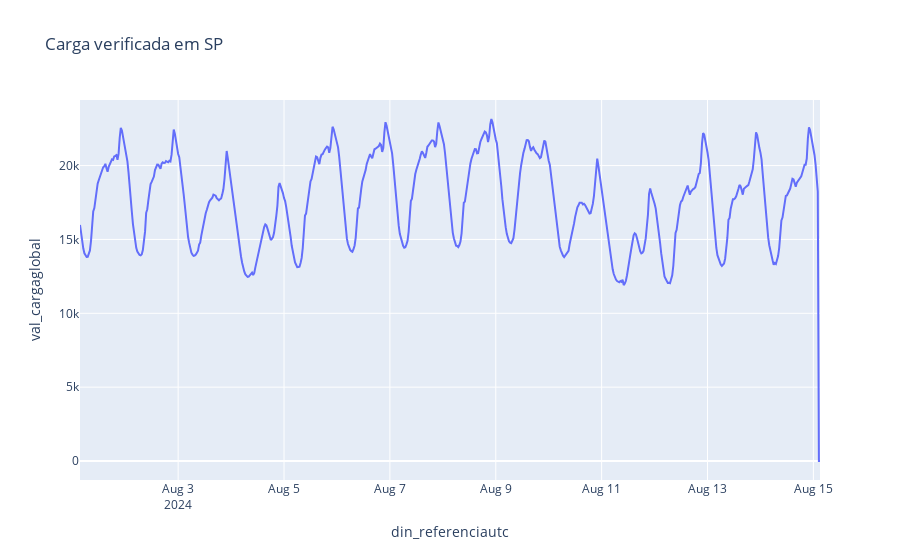

Source (notebook cell):
### Code cell
df.plot(x='din_referenciautc', y='val_cargaglobal', title='Carga verificada em SP')

### Figure 1 — Plotly figure (JSON) as saved in the notebook; plotly's stock layout.template omitted (floating-point values rounded to 4 significant figures; data arrays with more than 128 entries replaced by an {"elided": "..."} marker saying what was removed)
{"data": [{"hovertemplate": "din_referenciautc=%{x}<br>val_cargaglobal=%{y}<extra></extra>", "legendgroup": "", "line": {"color": "#636efa", "dash": "solid"}, "marker": {"symbol": "circle"}, "mode": "lines", "name": "", "orientation": "v", "showlegend": false, "type": "scatter", "x": {"elided": "672 str values"}, "xaxis": "x", "y": {"elided": "672 float values"}, "yaxis": "y"}], "layout": {"legend": {"tracegroupgap": 0}, "title": {"text": "Carga verificada em SP"}, "xaxis": {"anchor": "y", "domain": [0, 1], "title": {"text": "din_referenciautc"}}, "yaxis": {"anchor": "x", "domain": [0, 1], "title": {"text": "val_cargaglobal"}}}}
